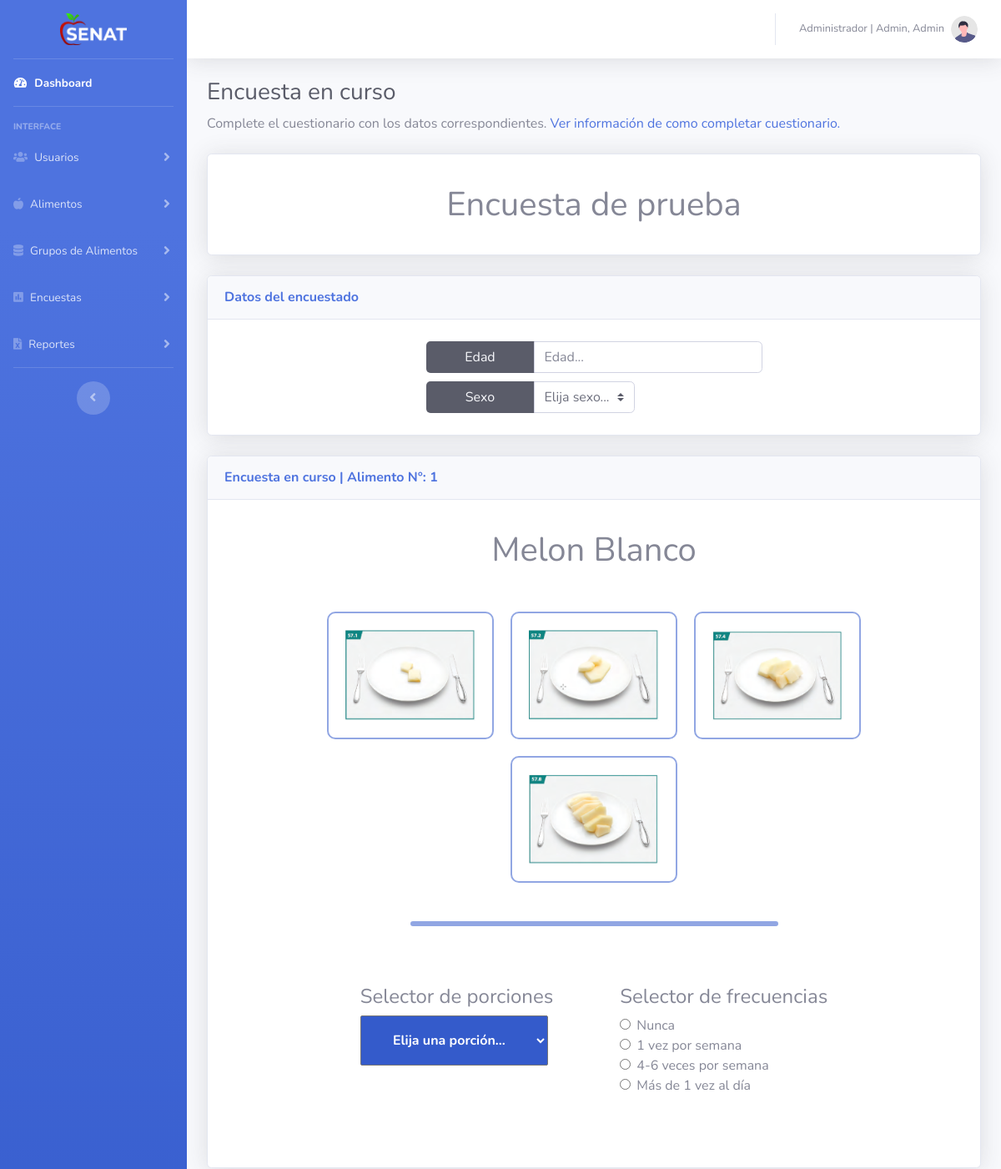
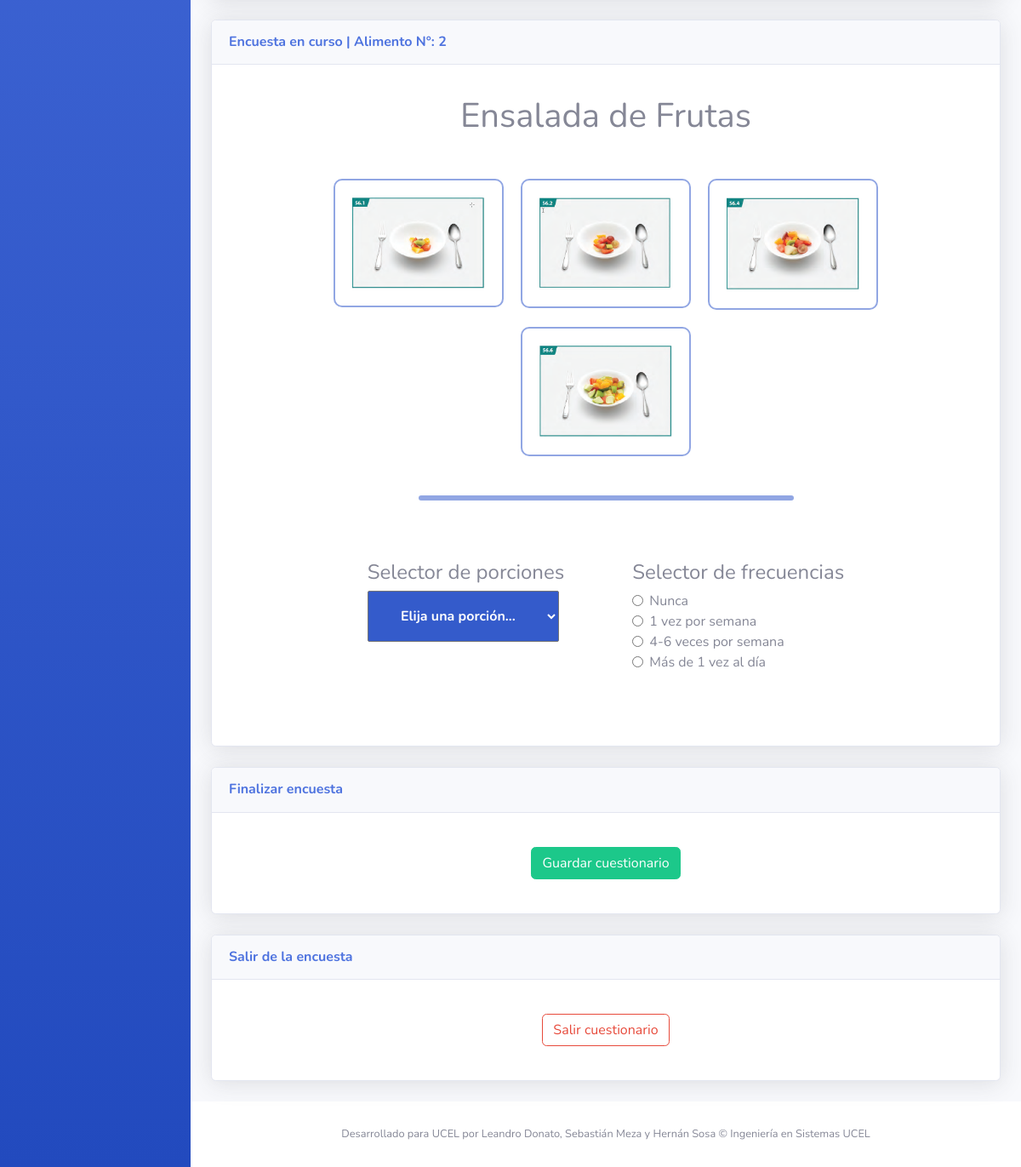
/assets/pages/Encuestas/visualizacionEncuesta.php?idEncuesta=49 (signed in), run on the app's committed database (2 pictures, top to bottom).
### tables this page shows
CREATE TABLE `usuario` (
  `idusuario` int(11) NOT NULL,
  `dni` varchar(200) NOT NULL,
  `clave` varchar(200) NOT NULL,
  `nombre` varchar(200) NOT NULL,
  `apellido` varchar(200) NOT NULL,
  `rol` varchar(200) NOT NULL,
  `correo` varchar(200) NOT NULL,
  `foto` varchar(200) NOT NULL,
  `estado` int(1) NOT NULL
);

CREATE TABLE `encuesta` (
  `idencuesta` int(11) NOT NULL,
  `idusuario` int(11) NOT NULL,
  `nombre` varchar(100) NOT NULL,
  `descripcion` varchar(300) NOT NULL,
  `estado` int(11) NOT NULL,
  `fechacreacion` datetime NOT NULL,
  `fechaumod` datetime NOT NULL
);

CREATE TABLE `alimentoencuesta` (
  `idalimentoencuesta` int(11) NOT NULL,
  `idencuesta` int(11) NOT NULL,
  `idalimento` int(11) NOT NULL
);

CREATE TABLE `alimentos` (
  `idalimentos` int(11) NOT NULL,
  `nombre` varchar(200) NOT NULL,
  `cant` float NOT NULL,
  `umedida` varchar(200) NOT NULL,
  `porcion1` float NOT NULL,
  `porcion2` float NOT NULL,
  `porcion3` float NOT NULL,
  `porcion4` float NOT NULL,
  `grupo` varchar(200) NOT NULL,
  `energia` float NOT NULL,
  `grasa` float NOT NULL,
  `hcarbono` float NOT NULL,
  `proteina` float NOT NULL,
  `colesterol` float NOT NULL,
  `falimentaria` float NOT NULL,
  `sodio` float NOT NULL,
  `agua` float NOT NULL,
  `vitaminaa` float NOT NULL,
  `vitaminab6` float NOT NULL,
  `vitaminab12` float NOT NULL,
  `vitaminac` float NOT NULL,
  `vitaminad` float NOT NULL,
  `vitaminae` float NOT NULL,
  `vitaminak` float NOT NULL,
  `almidon` float NOT NULL,
  `lactosa` float NOT NULL,
  `alcohol` float NOT NULL,
  `cafeina` float NOT NULL,
  `azucares` float NOT NULL,
  `calcio` float NOT NULL,
  `hierro` float NOT NULL,
  `magnesio` float NOT NULL,
  `fosforo` float NOT NULL,
  `cinc` float NOT NULL,
  `cobre` float NOT NULL,
  `fluor` float NOT NULL,
  `manganeso` float NOT NULL,
  `selenio` float NOT NULL,
  `tiamina` float NOT NULL,
  `acpant` float NOT NULL,
  `riboflavina` float NOT NULL,
  `niacina` float NOT NULL,
  `folato` float NOT NULL,
  `acfolico` float NOT NULL,
  `grasast` float NOT NULL,
  `grasasmi` float NOT NULL,
  `grasaspi` float NOT NULL,
  `cloruro` float NOT NULL,
  `caroteno` float NOT NULL,
  `estado` int(11) NOT NULL
);

CREATE TABLE `encuestafrecuencia` (
  `idencuestafrecuencia` int(11) NOT NULL,
  `idfrecuencia` int(11) NOT NULL,
  `idencuesta` int(11) NOT NULL
);

CREATE TABLE `frecuencias` (
  `idfrecuencia` int(11) NOT NULL,
  `nombrefrec` varchar(50) NOT NULL,
  `valorfrec` float NOT NULL
);

### assets/pages/Encuestas/visualizacionEncuesta.php (the view, shortened to what this page needs)
<?php
include("../../../includes/conectar.php");
include("../../../utils/menu.php");
include("../../../utils/navbar.php");
include("../../../utils/footer.php");
$idEncuesta = $_SESSION['idEncuesta'];
$queryEnc = mysqli_query($conect, "SELECT * FROM encuesta WHERE idencuesta='$idEncuesta'");
$dbEncuesta = mysqli_fetch_assoc($queryEnc);
$nombreEncuesta = $dbEncuesta['nombre'];
$queryFrecEnc = mysqli_query($conect, "SELECT * FROM encuestafrecuencia WHERE idencuesta='$idEncuesta'");
$queryAliEnc = mysqli_query($conect, "SELECT * FROM alimentoencuesta WHERE idencuesta='$idEncuesta'");
$cantAliEnc = mysqli_num_rows($queryAliEnc);
if ($cantAliEnc != 0) {
  while ($dbAliEnc = $queryAliEnc->fetch_assoc()) {
    $dbAliEncS[] = $dbAliEnc;
  }
}
?>
<!DOCTYPE html>
<html lang="es">
<head>
  <link href="../../../vendor/fontawesome-free/css/all.min.css" rel="stylesheet" type="text/css">
  <link href="../../../css/sb-admin-2.min.css" rel="stylesheet">
  <link href="../../../css/estilos.css" rel="stylesheet">
  <link href="../../../css/lightbox.css" rel="stylesheet" />
</head>
<body id="page-top">
  <div id="wrapper">
    <?php
    echo $menuEncuestas;
    ?>
    <div id="content-wrapper" class="d-flex flex-column">
      <div id="content">
        <?php
        echo $navbar;
        ?>
        <div class="container-fluid">
          <h1 class="h3 mb-2 text-gray-800">Encuesta en curso</h1>
          <p class="mb-4">Complete el cuestionario con los datos correspondientes. <a href="#">Ver información de como completar cuestionario.</a></p>
          <form action="visualizacionEncuesta.php" method="POST" enctype="multipart/form-data" id="formVisualizarEncuesta">
            <div class="card shadow mb-4">
              <div class="row m-3 justify-content-center">
                <div class="col-lg-12 col-md-12 col-sm-12 text-center">
                  <h1 class="tituloEncuestaCuestionario"><?php echo $nombreEncuesta; ?></h1>
                </div>
              </div>
            </div>
            <div class="card shadow mb-4">
              <div class="card-header py-3">
                <h6 class="m-0 font-weight-bold text-primary">Datos del encuestado</h6>
              </div>
              <div class="row m-3 justify-content-center">
                <div class="col-lg-6">
                  <div class="input-group">
                    <div class="input-group-prepend">
                      <span class="input-group-text bg-dark text-light labelMacroMicroNut" id="basic-addon1">Edad</span>
                    </div>
                    <input type="number" name="edad" class="form-control" id="edadEncuestado" min="1" max="99" placeholder="Edad..." aria-label="edad" aria-describedby="basic-addon1" required>
                  </div>
                  <div class="input-group">
                    <div class="input-group-prepend">
                      <span class="input-group-text bg-dark text-light labelMacroMicroNut" id="basic-addon1">Sexo</span>
                    </div>
                    <div>
                      <select class="custom-select sexSelect" name="sexo" id="inputGroupSelect01" title="Sexo" required>
                        <option selected disabled value="">Elija sexo...</option>
                      </select>
                    </div>
                  </div>
                </div>
              </div>
            </div>
            <?php
            if ($cantAliEnc != 0) {
              $contAlimentos = 0;
              foreach ($dbAliEncS as $dbAliEnc) {
                $contAlimentos = $contAlimentos + 1;
                $idAlimento = $dbAliEnc['idalimento'];
                $queryAli = mysqli_query($conect, "SELECT * FROM alimentos WHERE idalimentos='$idAlimento'");
                $dbAlimento = mysqli_fetch_assoc($queryAli);
                $nombreAli = $dbAlimento['nombre'];
                echo '
                        <div class="card shadow mb-4">
                          <div class="card-header py-3">
                            <h6 class="m-0 font-weight-bold text-primary">Encuesta en curso | Alimento N°: ' . $contAlimentos . ' </h6>
                          </div>
                          <div class="row m-3 justify-content-center">
                            <div class="col-lg-12 col-md-12 col-sm-12">
                            <h1 class="tituloEncuestaCuestionario">' . $nombreAli . '</h1>
                            <div class="contenedorImagenesPorciones"> ';
                for ($i = 1; $i <= 4; $i++) {
                  $porcion = 'porcion' . $i;
                  if ($dbAlimento[$porcion] != 0) {
                    $fotoPorcion = '../../img/ImgPorciones/' . $dbAlimento['nombre'] . $porcion . '.jpg';
                    echo '
                                <a href="' . $fotoPorcion . '" alt="' . $nombreAli . '" data-lightbox="alimento' . $contAlimentos . '">
                                  <img class="imgPorcionesEnEncuesta" src="' . $fotoPorcion . '" alt="' . $nombreAli . '">
                                </a>
                                ';
                  }
                }
                echo '</div> ';
                echo '
                            <hr class="dividerPorcFrec">
                            <div class="selectorYfrecuencias">
                            <div class="contenedorSelectorPorciones">
                            <h4>Selector de porciones</h4>
                            <select name="porcion' . $idAlimento . '"  class="selectorPorciones" id="selectorPorciones" required>
                            <option selected disabled value="">Elija una porción...</option>
                            <option value="ninguna">Ninguna</option>
                            ';
                echo '
                            </select>
                            </div>
                            <div class="contenedorFrecuenciasPorciones">
                              <h4>Selector de frecuencias</h4>
                              <div id="radio_frec" class="text-start">
                            ';
                echo '
                            <div class="form-check">
                            <input class="form-check-input" name="frecEncuesta' . $idAlimento . '" type="radio" value="1" id="frec_nunca' . $contAlimentos . '" required>
                            <label class="form-check-label" for="frec_nunca">
                             Nunca
                            </label>
                            </div>';
                $queryFrecEnc2 = mysqli_query($conect, "SELECT * FROM encuestafrecuencia WHERE idencuesta='$idEncuesta'");
                $cantFrecEnc2 = mysqli_num_rows($queryFrecEnc2);
                if ($cantFrecEnc2 != 0) {
                  while ($dbFrecEnc2 = $queryFrecEnc2->fetch_assoc()) {
                    $dbFrecEnc2S[] = $dbFrecEnc2;
                  }
                  foreach ($dbFrecEnc2S as $dbFrecEnc2) {
                    $idFrec = $dbFrecEnc2['idfrecuencia'];
                    $queryFrec = mysqli_query($conect, "SELECT * FROM frecuencias WHERE idfrecuencia='$idFrec'");
                    $dbFrec = mysqli_fetch_assoc($queryFrec);
                    echo '
                                  <div class="form-check">
                                  <input class="form-check-input" name="frecEncuesta' . $idAlimento . '" type="radio" value="' . $dbFrec['idfrecuencia'] . '" id="frec_nunca">
                                  <label class="form-check-label" for="frecEncuesta">
                                  ' . $dbFrec['nombrefrec'] . '
                                  </label>
                                  </div>';
                  }
                  unset($dbFrecEnc2S);
                }
                echo '
                            </div>
                            </div>
                          </div>
                          </div>
                          </div>
                          </div>
                            ';
              }
            }
            ?>
            <div class="card shadow mb-4">
              <div class="card-header py-3">
                <h6 class="m-0 font-weight-bold text-primary">Finalizar encuesta</h6>
              </div>
              <div class="row m-3 justify-content-center">
                <div class="row m-3 justify-content-center">
                  <div class="col-lg-12 col-md-12 col-sm-12">
                    <div class="buttons__AlimentoAlta">
                      <a href="gestionEncuestas.php" id="guardarCuestionario" class="btn btn-success m-2" data-toggle="modal" data-target="#guardarCuestionarioModal" role="button">Guardar cuestionario</a>
                    </div>
                  </div>
                </div>
              </div>
            </div>
          </form>
          <div class="card shadow mb-4">
            <div class="card-header py-3">
              <h6 class="m-0 font-weight-bold text-primary">Salir de la encuesta</h6>
            </div>
            <div class="row m-3 justify-content-center">
              <div class="row m-3 justify-content-center">
                <div class="col-lg-12 col-md-12 col-sm-12">
                  <div class="buttons__AlimentoAlta">
                    <button id="salirCuestionario" class="btn btn-outline-danger m-2" data-toggle="modal" data-target="#salirCuestionarioModal" role="button">Salir cuestionario</button>
                  </div>
                </div>
              </div>
            </div>
          </div>
        </div>
        <?php
        echo $footer;
        ?>
      </div>
    </div>
  </div>
</body>
</html>

### utils/navbar.php (shortened to what this page needs)
<?php
$u=$_SESSION['user'];
$c=mysqli_query($conect, "SELECT * FROM usuario WHERE dni='$u'");
$a=mysqli_fetch_assoc($c);
if($a['rol']==1){
  $rol='Administrador';
}else{
  $rol='Nutricionista';
}
if($a['foto']==''){
  $foto='undraw_profile.svg';
}else{
  $foto=$a['dni'].'.jpg';
}
$navbar='
<nav class="navbar navbar-expand navbar-light bg-white topbar mb-4 static-top shadow">
  <button id="sidebarToggleTop" class="btn btn-link d-md-none rounded-circle mr-3">
    <i class="fa fa-bars"></i>
  </button>
  <ul class="navbar-nav ml-auto">
    <div class="topbar-divider d-none d-sm-block"></div>
    <li class="nav-item dropdown no-arrow">
      <a class="nav-link dropdown-toggle" href="#" id="userDropdown" role="button" data-toggle="dropdown"
        aria-haspopup="true" aria-expanded="false">
        <span class="mr-2 d-none d-lg-inline text-gray-600 small">'.$rol.' | '.$a['apellido'].', '.$a['nombre'].'</span>
        <img class="img-profile rounded-circle" src="../../img/ImgUsuarios/'.$foto.'">
        </a>
      <div class="dropdown-menu dropdown-menu-right shadow animated--grow-in" aria-labelledby="userDropdown">
        <a class="dropdown-item" href="#" data-toggle="modal" data-target="#logoutModal">
          <i class="fas fa-sign-out-alt fa-sm fa-fw mr-2 text-gray-400"></i>
          Cerrar sesión
        </a>
      </div>
    </li>
  </ul>
</nav>
';
?>

### data on the page
usuario: rol "Administrador", apellido "Admin", nombre "Admin"
encuesta: nombre "Encuesta de prueba"
alimentoencuesta: idalimento.nombre "Melon Blanco", idalimento.nombre (picture)
encuestafrecuencia: idfrecuencia.nombrefrec "1 vez por semana"
encuestafrecuencia: idfrecuencia.nombrefrec "4-6 veces por semana"
encuestafrecuencia: idfrecuencia.nombrefrec "Más de 1 vez al día"
alimentoencuesta: idalimento.nombre "Ensalada de Frutas", idalimento.nombre (picture)
